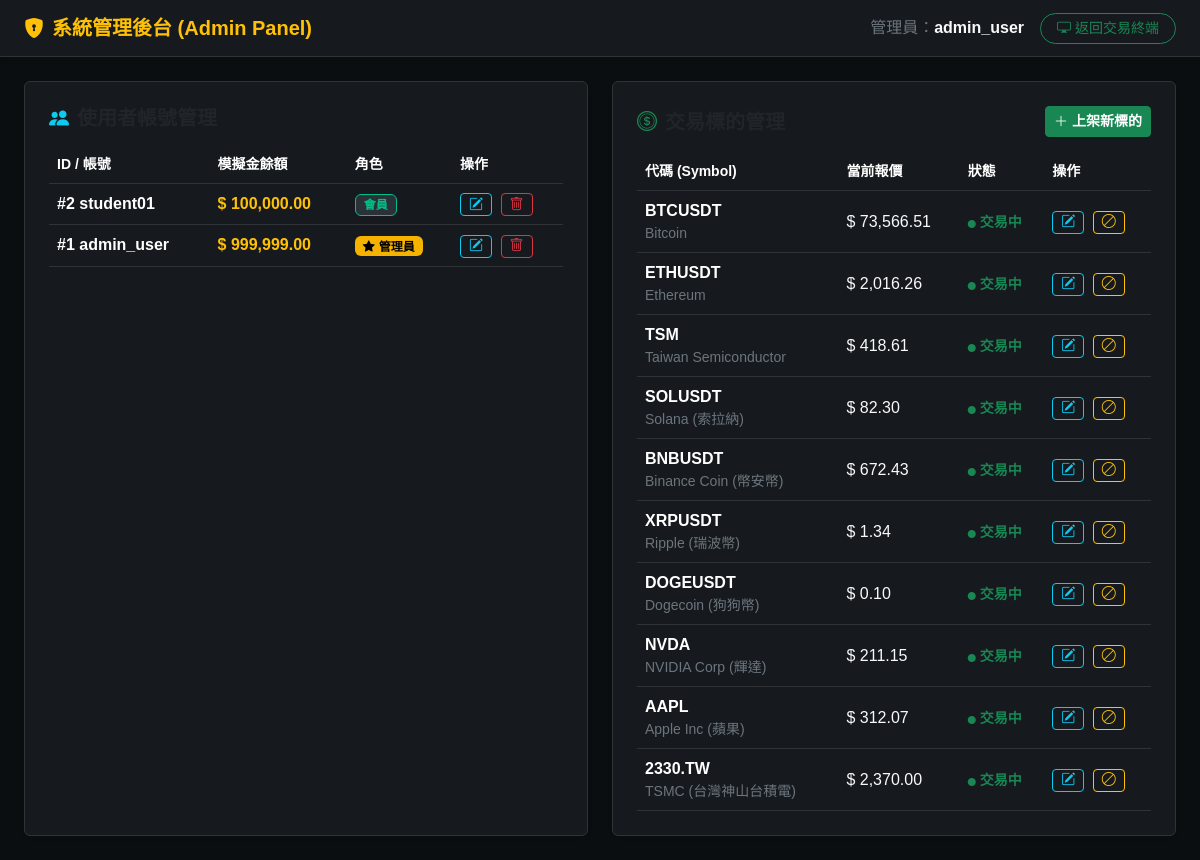
/admin.php (signed in), run on the app's committed database.
### tables this page shows
CREATE TABLE IF NOT EXISTS `Users` (
    `user_id` INT AUTO_INCREMENT PRIMARY KEY,
    `username` VARCHAR(50) NOT NULL UNIQUE,
    `email` VARCHAR(100) NOT NULL UNIQUE,
    `password` VARCHAR(255) NOT NULL,
    `role` ENUM('admin', 'member', 'guest') DEFAULT 'member',
    `balance` DECIMAL(18, 4) DEFAULT 100000.0000,
    `status` ENUM('active', 'suspended') DEFAULT 'active',
    `created_at` TIMESTAMP DEFAULT CURRENT_TIMESTAMP,
    `updated_at` TIMESTAMP DEFAULT CURRENT_TIMESTAMP ON UPDATE CURRENT_TIMESTAMP
);

CREATE TABLE IF NOT EXISTS `Assets` (
    `asset_id` INT AUTO_INCREMENT PRIMARY KEY,
    `symbol` VARCHAR(20) NOT NULL UNIQUE,
    `name` VARCHAR(100) NOT NULL,
    `current_price` DECIMAL(18, 8) NOT NULL DEFAULT 0.00000000,
    `status` ENUM('trading', 'delisted') DEFAULT 'trading',
    `last_updated` TIMESTAMP DEFAULT CURRENT_TIMESTAMP ON UPDATE CURRENT_TIMESTAMP
);

### admin.php (the view, shortened to what this page needs)
<?php
try {
    $pdo = new PDO("mysql:host=$db_host;dbname=$db_name;charset=utf8mb4", $db_user, $db_pass);
    $pdo->setAttribute(PDO::ATTR_ERRMODE, PDO::ERRMODE_EXCEPTION);
} catch (PDOException $e) {
    die("資料庫連線失敗: " . $e->getMessage());
}
$users = $pdo->query("SELECT user_id, username, email, balance, role, created_at FROM Users ORDER BY user_id DESC")->fetchAll(PDO::FETCH_ASSOC);
$assets = $pdo->query("SELECT asset_id, symbol, name, current_price, status FROM Assets ORDER BY asset_id ASC")->fetchAll(PDO::FETCH_ASSOC);
?>
<!DOCTYPE html>
<html lang="zh-TW">
<head>
    <link href="https://cdn.jsdelivr.net/npm/bootstrap@5.3.2/dist/css/bootstrap.min.css" rel="stylesheet">
    <link href="https://cdn.jsdelivr.net/npm/bootstrap-icons@1.11.1/font/bootstrap-icons.css" rel="stylesheet">
</head>
<body>
<nav class="navbar navbar-expand-lg navbar-dark navbar-custom py-2 shadow-sm mb-4">
    <div class="container-fluid px-4">
        <a class="navbar-brand fw-bold text-warning d-flex align-items-center" href="#">
            <i class="bi bi-shield-lock-fill me-2"></i>系統管理後台 (Admin Panel)
        </a>
        <div class="d-flex align-items-center ms-auto">
            <span class="text-secondary me-3">管理員：<strong class="text-light"><?= htmlspecialchars($_SESSION['username']) ?></strong></span>
            <a href="index" class="btn btn-outline-success btn-sm rounded-pill px-3"><i class="bi bi-display me-1"></i>返回交易終端</a>
        </div>
    </div>
</nav>
<div class="container-fluid px-4">
    <div class="row">
        <div class="col-lg-6 mb-4">
            <div class="card p-4 shadow-sm h-100">
                <div class="d-flex justify-content-between align-items-center mb-3">
                    <h5 class="fw-bold mb-0"><i class="bi bi-people-fill me-2 text-info"></i>使用者帳號管理</h5>
                </div>
                <div class="table-responsive">
                    <table class="table table-dark table-hover align-middle mb-0">
                        <thead class="text-secondary small">
                            <tr>
                                <th>ID / 帳號</th>
                                <th>模擬金餘額</th>
                                <th>角色</th>
                                <th>操作</th>
                            </tr>
                        </thead>
                        <tbody>
                            <?php foreach ($users as $u): ?>
                                <tr>
                                    <td>
                                        <div class="fw-bold">#<?= $u['user_id'] ?> <?= htmlspecialchars($u['username']) ?></div>
                                    </td>
                                    <td class="text-warning fw-bold">$ <?= number_format($u['balance'], 2) ?></td>
                                    <td>
                                        <?php if ($u['role'] === 'admin'): ?>
                                            <span class="badge badge-admin px-2 py-1"><i class="bi bi-star-fill me-1"></i>管理員</span>
                                        <?php else: ?>
                                            <span class="badge badge-member px-2 py-1">會員</span>
                                        <?php endif; ?>
                                    </td>
                                    <td>
                                        <button class="btn btn-sm btn-outline-info py-0 px-2 me-1"
                                            onclick="openEditUser(<?= $u['user_id'] ?>, '<?= htmlspecialchars($u['username'], ENT_QUOTES) ?>', <?= $u['balance'] ?>, '<?= $u['role'] ?>')">
                                            <i class="bi bi-pencil-square"></i>
                                        </button>
                                        <button class="btn btn-sm btn-outline-danger py-0 px-2"
                                            onclick="openDeleteUser(<?= $u['user_id'] ?>, '<?= htmlspecialchars($u['username'], ENT_QUOTES) ?>')">
                                            <i class="bi bi-trash"></i>
                                        </button>
                                    </td>
                                </tr>
                            <?php endforeach; ?>
                        </tbody>
                    </table>
                </div>
            </div>
        </div>
        <div class="col-lg-6 mb-4">
            <div class="card p-4 shadow-sm h-100">
                <div class="d-flex justify-content-between align-items-center mb-3">
                    <h5 class="fw-bold mb-0"><i class="bi bi-coin me-2 text-success"></i>交易標的管理</h5>
                    <button class="btn btn-sm btn-success fw-bold" data-bs-toggle="modal" data-bs-target="#addAssetModal"><i class="bi bi-plus-lg me-1"></i>上架新標的</button>
                </div>
                <div class="table-responsive">
                    <table class="table table-dark table-hover align-middle mb-0">
                        <thead class="text-secondary small">
                            <tr>
                                <th>代碼 (Symbol)</th>
                                <th>當前報價</th>
                                <th>狀態</th>
                                <th>操作</th>
                            </tr>
                        </thead>
                        <tbody>
                            <?php foreach ($assets as $a): ?>
                                <tr>
                                    <td>
                                        <div class="fw-bold"><?= htmlspecialchars($a['symbol']) ?></div>
                                        <div class="small text-secondary"><?= htmlspecialchars($a['name']) ?></div>
                                    </td>
                                    <td class="text-light">$ <?= number_format($a['current_price'], 2) ?></td>
                                    <td>
                                        <?php if ($a['status'] === 'trading'): ?>
                                            <span class="text-success small fw-bold"><i class="bi bi-circle-fill me-1" style="font-size: 0.5rem;"></i>交易中</span>
                                        <?php else: ?>
                                            <span class="text-danger small fw-bold"><i class="bi bi-circle-fill me-1" style="font-size: 0.5rem;"></i>已下架</span>
                                        <?php endif; ?>
                                    </td>
                                    <td>
                                        <button class="btn btn-sm btn-outline-info py-0 px-2 me-1"
                                            onclick="openEditAsset(<?= $a['asset_id'] ?>, '<?= htmlspecialchars($a['symbol'], ENT_QUOTES) ?>', '<?= htmlspecialchars($a['name'], ENT_QUOTES) ?>', '<?= $a['status'] ?>')">
                                            <i class="bi bi-pencil-square"></i>
                                        </button>
                                        <?php if ($a['status'] === 'trading'): ?>
                                            <button class="btn btn-sm btn-outline-warning py-0 px-2"
                                                onclick="openDelistAsset(<?= $a['asset_id'] ?>, '<?= htmlspecialchars($a['symbol'], ENT_QUOTES) ?>')">
                                                <i class="bi bi-ban"></i>
                                            </button>
                                        <?php endif; ?>
                                    </td>
                                </tr>
                            <?php endforeach; ?>
                        </tbody>
                    </table>
                </div>
            </div>
        </div>
    </div>
</div>
</body>
</html>

### admin.php (style rules this page uses)
body { background-color: #0b0e11; color: #eaecef; font-family: sans-serif; }
.navbar-custom { background-color: #161a1e; border-bottom: 1px solid #2f3336; }
.card { background-color: #161a1e; border: 1px solid #2f3336; }
.table { color: #eaecef; }
.table-dark { --bs-table-bg: #161a1e; --bs-table-border-color: #2f3336; }
.badge-admin { background-color: #f5b300; color: #000; }
.badge-member { background-color: #2b3139; color: #00c087; border: 1px solid #00c087; }

### data on the page
users: user_id "2", username "student01", balance "100,000.00", role "會員"
users: user_id "1", username "admin_user", balance "999,999.00", role "admin" (drawn)
assets: symbol "BTCUSDT", name "Bitcoin", current_price "73,566.51", status "trading" (drawn)
assets: symbol "ETHUSDT", name "Ethereum", current_price "2,016.26", status "trading" (drawn)
assets: symbol "TSM", name "Taiwan Semiconductor", current_price "418.61", status "trading" (drawn)
assets: symbol "SOLUSDT", name "Solana (索拉納)", current_price "82.30", status "trading" (drawn)
assets: symbol "BNBUSDT", name "Binance Coin (幣安幣)", current_price "672.43", status "trading" (drawn)
assets: symbol "XRPUSDT", name "Ripple (瑞波幣)", current_price "1.34", status "trading" (drawn)
assets: symbol "DOGEUSDT", name "Dogecoin (狗狗幣)", current_price "0.10", status "trading" (drawn)
assets: symbol "NVDA", name "NVIDIA Corp (輝達)", current_price "211.15", status "trading" (drawn)
assets: symbol "AAPL", name "Apple Inc (蘋果)", current_price "312.07", status "trading" (drawn)
assets: symbol "2330.TW", name "TSMC (台灣神山台積電)", current_price "2,370.00", status "trading" (drawn)

### other printed values
$_SESSION['username'] "admin_user"
